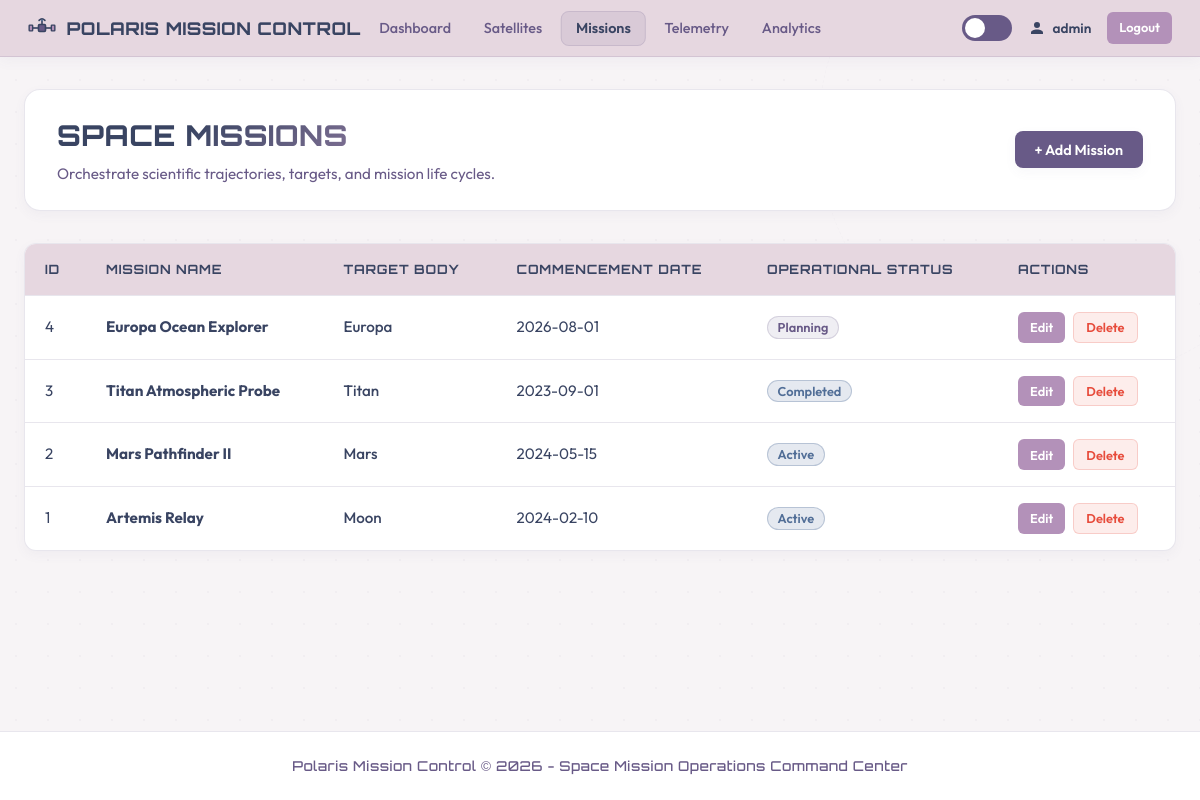
Screenshot of /missions (signed in) with the database file from the repository.
### tables this page shows
CREATE TABLE missions (
    id INTEGER PRIMARY KEY AUTOINCREMENT,
    name TEXT NOT NULL,
    target TEXT NOT NULL,
    start_date TEXT NOT NULL,
    status TEXT CHECK( status IN ('Planning', 'Active', 'Completed', 'Failed') ) NOT NULL
);

### app.py (the view, shortened to what this page needs)
@app.route('/missions', methods=['GET', 'POST'])
@login_required
def missions():
    log_event("Accessed missions list", 'info', {'event_type': 'missions_access'})
    db = get_db()
    missions_list = db.execute('SELECT * FROM missions ORDER BY id DESC').fetchall()
    db.close()
    return render_template('missions.html', missions=missions_list)

### app.py (called while the page is built)
def log_event(message, level='info', extra=None):
    if extra is None:
        extra = {}
    extra_fields = {
        'username': session.get('username', 'anonymous'),
        'ip_address': request.remote_addr if request else '127.0.0.1',
        'url': request.path if request else 'startup'
    }
    extra_fields.update(extra)
    log_func = getattr(logger, level.lower(), logger.info)
    log_func(message, extra={'extra_fields': extra_fields})

def get_db():
    db = sqlite3.connect(DATABASE)
    db.row_factory = sqlite3.Row
    return db

def login_required(f):
    @wraps(f)
    def decorated_function(*args, **kwargs):
        if 'username' not in session:
            return redirect(url_for('login'))
        return f(*args, **kwargs)
    return decorated_function

    def emit(self, record):
        try:
            log_entry = {
                "timestamp": self.formatter.formatTime(record, "%Y-%m-%dT%H:%M:%S") + ".000Z",
                "level": record.levelname,
                "message": record.getMessage(),
                "logger": record.name,
                "file": record.filename,
                "line": record.lineno
            }
            if hasattr(record, 'extra_fields'):
                log_entry.update(record.extra_fields)
            payload = (json.dumps(log_entry) + "\n").encode('utf-8')
            sock = socket.socket(socket.AF_INET, socket.SOCK_DGRAM)
            sock.sendto(payload, (self.host, self.port))
            sock.close()
        except Exception:
            pass

### templates/missions.html (shortened to what this page needs)
<!DOCTYPE html>
<html lang="en">
<head>
  <link rel="stylesheet" href="{{ url_for('static', filename='css/style.css') }}">
</head>
<body>
  <header>
    <div class="navbar">
      <a href="{{ url_for('dashboard') }}" class="nav-brand">
        <span>Polaris Mission Control</span>
      </a>
      <ul class="nav-menu">
        <li><a href="{{ url_for('dashboard') }}" class="nav-link">Dashboard</a></li>
        <li><a href="{{ url_for('satellites') }}" class="nav-link">Satellites</a></li>
        <li><a href="{{ url_for('missions') }}" class="nav-link active">Missions</a></li>
        <li><a href="{{ url_for('telemetry') }}" class="nav-link">Telemetry</a></li>
        <li><a href="{{ url_for('analytics') }}" class="nav-link">Analytics</a></li>
      </ul>
      <div class="nav-controls">
        <div class="theme-switch-wrapper">
          <label class="theme-switch" for="theme-toggle">
            <span class="slider"></span>
          </label>
        </div>
        <span class="nav-user">
          <svg style="width:18px;height:18px;fill:currentColor" viewBox="0 0 24 24">
            <path d="M12,4A4,4 0 0,1 16,8A4,4 0 0,1 12,12A4,4 0 0,1 8,8A4,4 0 0,1 12,4M12,14C16.42,14 20,15.79 20,18V20H4V18C4,15.79 7.58,14 12,14Z"/>
          </svg>
          {{ session['username'] }}
        </span>
        <a href="{{ url_for('logout') }}" class="btn btn-secondary btn-sm">Logout</a>
      </div>
    </div>
  </header>
  <main class="container">
    <div class="page-header">
      <div class="page-title">
        <h1>Space Missions</h1>
        <p>Orchestrate scientific trajectories, targets, and mission life cycles.</p>
      </div>
      <button class="btn btn-primary" onclick="document.getElementById('add-dialog').showModal()">+ Add Mission</button>
    </div>
    <div class="table-responsive">
      <table class="data-table">
        <thead>
          <tr>
            <th>ID</th>
            <th>Mission Name</th>
            <th>Target Body</th>
            <th>Commencement Date</th>
            <th>Operational Status</th>
            <th>Actions</th>
          </tr>
        </thead>
        <tbody>
          {% for mission in missions %}
            <tr>
              <td>{{ mission.id }}</td>
              <td><strong>{{ mission.name }}</strong></td>
              <td><span style="font-weight: 500;">{{ mission.target }}</span></td>
              <td>{{ mission.start_date }}</td>
              <td><span class="status-badge {{ mission.status.lower() }}">{{ mission.status }}</span></td>
              <td>
                <div class="action-cell">
                  <button class="btn btn-secondary btn-sm" onclick="openEditDialog('{{ mission.id }}', '{{ mission.name }}', '{{ mission.target }}', '{{ mission.start_date }}', '{{ mission.status }}')">Edit</button>
                  <form action="{{ url_for('delete_mission', id=mission.id) }}" method="POST" onsubmit="return confirm('Are you sure you want to delete mission {{ mission.name }}?');" style="display:inline;">
                    <button type="submit" class="btn btn-danger btn-sm">Delete</button>
                  </form>
                </div>
              </td>
            </tr>
          {% endfor %}
        </tbody>
      </table>
    </div>
  </main>
  <footer>
    <p>Polaris Mission Control &copy; 2026 - Space Mission Operations Command Center</p>
  </footer>
</body>
</html>

### rows the page displays
missions: id "4", name "Europa Ocean Explorer", target "Europa", start_date "2026-08-01", status "Planning"
missions: id "3", name "Titan Atmospheric Probe", target "Titan", start_date "2023-09-01", status "Completed"
missions: id "2", name "Mars Pathfinder II", target "Mars", start_date "2024-05-15", status "Active"
missions: id "1", name "Artemis Relay", target "Moon", start_date "2024-02-10", status "Active"

### other values shown
{{ session['username'] }} "admin"
